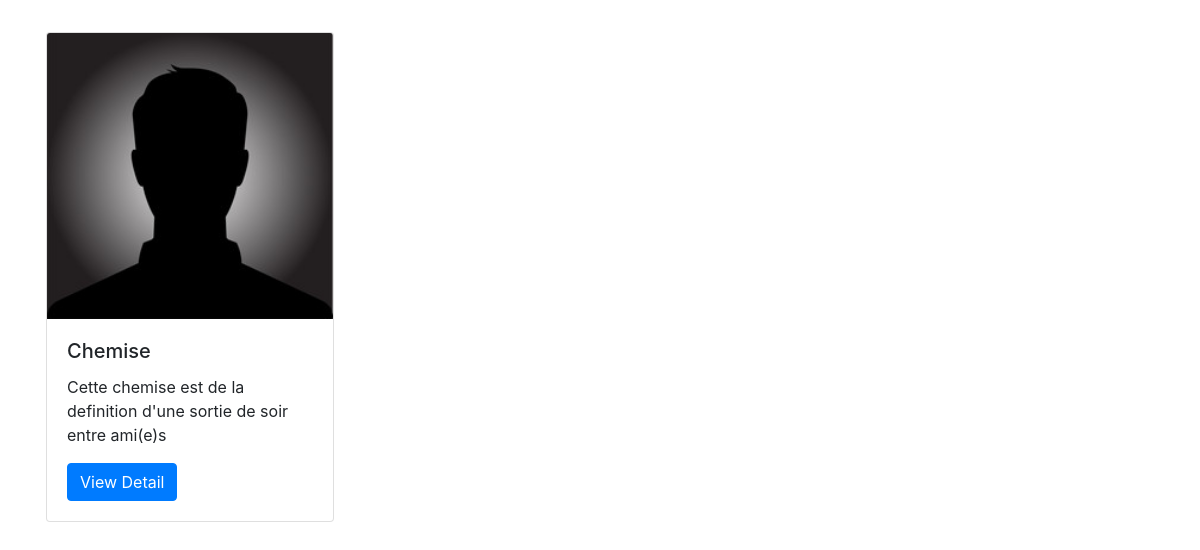
/, run on an earlier commit of the app's database.
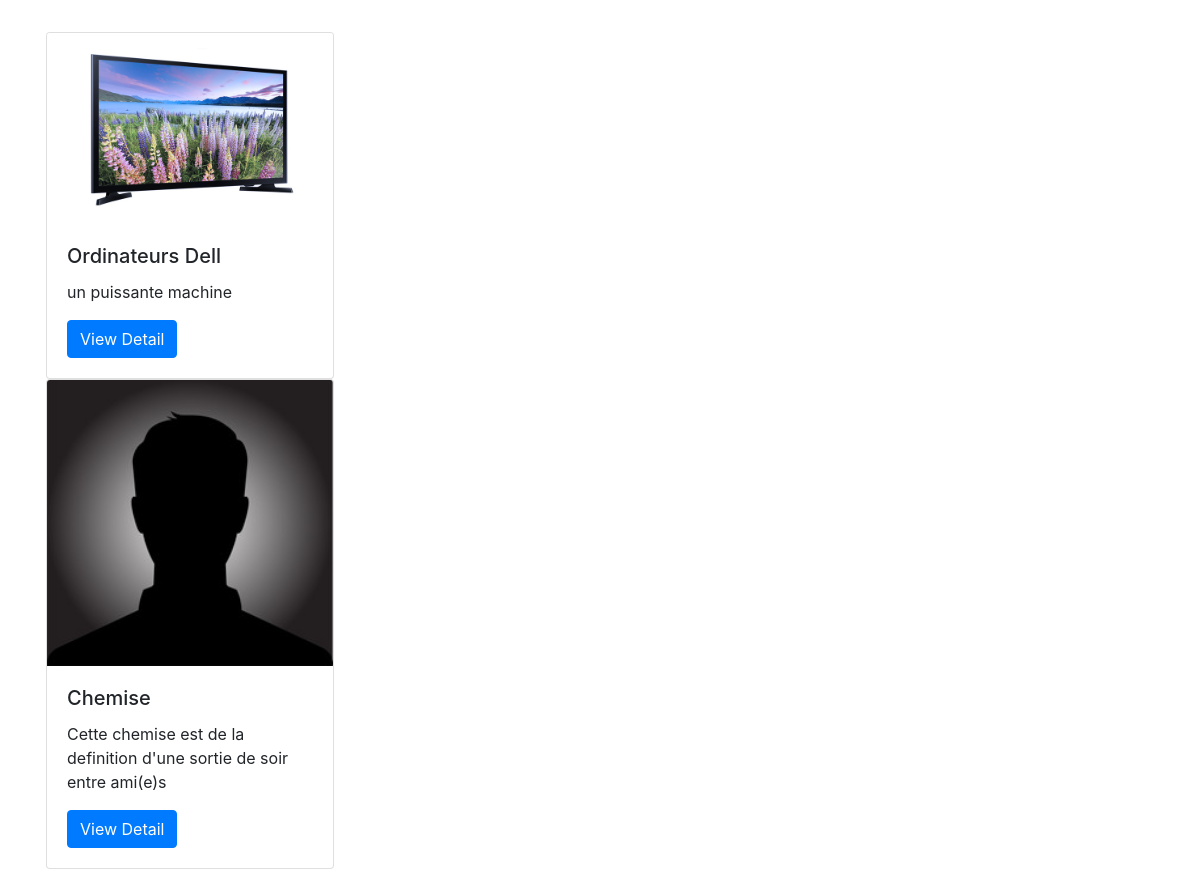
And on a later commit of the database.
### products/models.py (models this page shows, shortened)
class Product(models.Model):
    name = models.CharField(max_length=200)
    tags = models.ManyToManyField(ProductTag, blank=True)
    desc = models.TextField(_("Description"), blank=True)
    thumbnail = models.ImageField(upload_to=get_image_filename, blank=True)
    url = models.URLField()
    quantity = models.IntegerField(default=1)
    created_at = models.DateTimeField(auto_now_add=True)
    updated_at = models.DateTimeField(auto_now=True)
    class Meta:
        ordering = ("-created_at",)

### products/views.py (the view)
# urls.py: path("", ProductListView.as_view(), name="product-list"),
class ProductListView(ListView):
    model = Product
    context_object_name = "products"
    template_name = "products/product_list.html"

### templates/products/product_list.html
{% extends "base.html" %}
 {% block title %} Products {% endblock title%} {% block content %} {% for product in products %}
<div class="card" style="width: 18rem">
  <img
    class="card-img-top"
    src="{{product.thumbnail.url}}"
    alt="Card image cap"
  />
  <div class="card-body">
    <h5 class="card-title">{{product.name}}</h5>
    <p class="card-text">{{product.desc}}</p>
    <a
      href="{% url 'products:product-detail' product.id %}"
      class="btn btn-primary"
      >View Detail</a
    >
  </div>
</div>
{% endfor %} {% endblock content %}

### templates/base.html (shortened to what this page needs)
<!DOCTYPE html>
<html lang="en">
  <head>
    <link
      rel="stylesheet"
      href="https://maxcdn.bootstrapcdn.com/bootstrap/4.0.0/css/bootstrap.min.css"
    />
    <link
      rel="stylesheet"
      href="https://use.fontawesome.com/releases/v5.8.2/css/all.css"
    />
  </head>
  <body>
    <div class="container p-3 my-3">
      <div class="row">
        <div class="col-md-12">
           {% block content %}{% endblock %}
        </div>
      </div>
    </div>
  </body>
</html>

What changed in the data, as far as the page shows it:
added Product: thumbnail (picture), name "Ordinateurs Dell", desc "un puissante machine"
